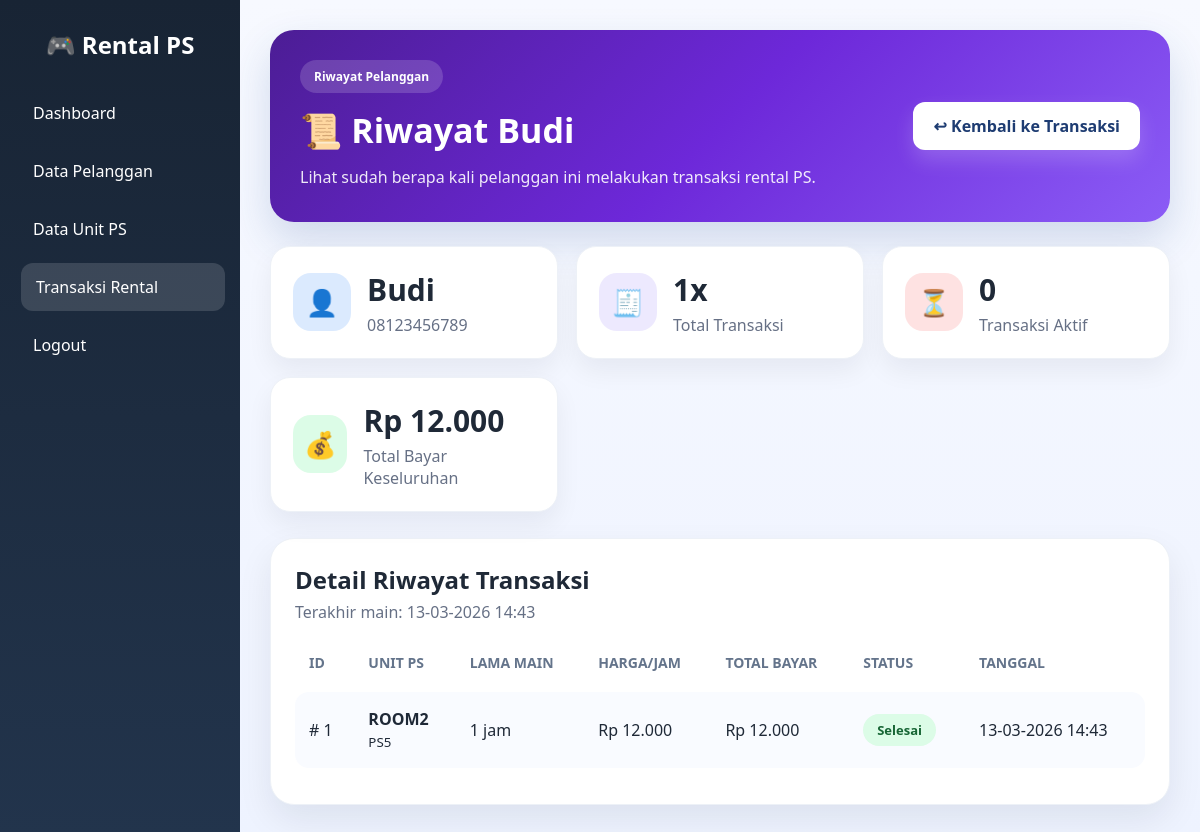
/riwayat_pelanggan.php?id=1 (signed in), run on the app's committed database.
### tables this page shows
CREATE TABLE `pelanggan` (
  `id_pelanggan` int(11) NOT NULL,
  `nama_pelanggan` varchar(100) DEFAULT NULL,
  `no_hp` varchar(20) DEFAULT NULL
);

CREATE TABLE `transaksi` (
  `id_transaksi` int(11) NOT NULL,
  `id_pelanggan` int(11) DEFAULT NULL,
  `id_unit` int(11) DEFAULT NULL,
  `lama_main` int(11) DEFAULT NULL,
  `harga` int(11) DEFAULT NULL,
  `total_bayar` int(11) DEFAULT NULL,
  `status_transaksi` varchar(20) DEFAULT NULL,
  `tanggal` datetime DEFAULT NULL
);

CREATE TABLE `unit_ps` (
  `id_unit` int(11) NOT NULL,
  `nama_unit` varchar(50) DEFAULT NULL,
  `tipe_ps` varchar(20) DEFAULT NULL,
  `harga_perjam` int(11) DEFAULT NULL,
  `status` varchar(20) DEFAULT NULL
);

### riwayat_pelanggan.php (the view, shortened to what this page needs)
<?php
include "koneksi.php";
$id = $_GET['id'];
$pelanggan = mysqli_query($koneksi, "
    SELECT
        p.*,
        COUNT(t.id_transaksi) AS total_transaksi,
        SUM(CASE WHEN t.status_transaksi='dipakai' THEN 1 ELSE 0 END) AS transaksi_aktif,
        SUM(CASE WHEN t.status_transaksi='selesai' THEN 1 ELSE 0 END) AS transaksi_selesai,
        COALESCE(SUM(t.total_bayar),0) AS total_pengeluaran,
        MAX(t.tanggal) AS terakhir_main
    FROM pelanggan p
    LEFT JOIN transaksi t ON p.id_pelanggan = t.id_pelanggan
    WHERE p.id_pelanggan='$id'
    GROUP BY p.id_pelanggan, p.nama_pelanggan, p.no_hp
");
$p = mysqli_fetch_assoc($pelanggan);
$riwayat = mysqli_query($koneksi, "
    SELECT
        t.*,
        u.nama_unit,
        u.tipe_ps
    FROM transaksi t
    JOIN unit_ps u ON t.id_unit = u.id_unit
    WHERE t.id_pelanggan='$id'
    ORDER BY t.id_transaksi DESC
");
?>
<!DOCTYPE html>
<html>
<head>
    <link rel="stylesheet" href="style.css?v=<?php echo time(); ?>">
</head>
<body>
    <div class="wrapper">
        <div class="sidebar">
            <h2>🎮 Rental PS</h2>
            <ul>
                <li><a href="dashboard.php">Dashboard</a></li>
                <li><a href="pelanggan.php">Data Pelanggan</a></li>
                <li><a href="unit_ps.php">Data Unit PS</a></li>
                <li><a href="transaksi.php" class="active">Transaksi Rental</a></li>
                <li><a href="logout.php">Logout</a></li>
            </ul>
        </div>
        <div class="main modern-main">
            <div class="page-hero transaksi-hero">
                <div>
                    <span class="hero-badge">Riwayat Pelanggan</span>
                    <h1>📜 Riwayat
                        <?php echo $p['nama_pelanggan']; ?>
                    </h1>
                    <p>Lihat sudah berapa kali pelanggan ini melakukan transaksi rental PS.</p>
                </div>
                <a href="transaksi.php" class="hero-action-btn">↩ Kembali ke Transaksi</a>
            </div>
            <div class="dashboard-stats-grid">
                <div class="dashboard-stat-card blue-soft">
                    <div class="dash-icon">👤</div>
                    <div>
                        <h3>
                            <?php echo $p['nama_pelanggan']; ?>
                        </h3>
                        <p>
                            <?php echo $p['no_hp']; ?>
                        </p>
                    </div>
                </div>
                <div class="dashboard-stat-card purple-soft">
                    <div class="dash-icon">🧾</div>
                    <div>
                        <h3>
                            <?php echo $p['total_transaksi']; ?>x
                        </h3>
                        <p>Total Transaksi</p>
                    </div>
                </div>
                <div class="dashboard-stat-card red-soft">
                    <div class="dash-icon">⏳</div>
                    <div>
                        <h3>
                            <?php echo $p['transaksi_aktif']; ?>
                        </h3>
                        <p>Transaksi Aktif</p>
                    </div>
                </div>
                <div class="dashboard-stat-card green-soft">
                    <div class="dash-icon">💰</div>
                    <div>
                        <h3>Rp
                            <?php echo number_format($p['total_pengeluaran'], 0, ',', '.'); ?>
                        </h3>
                        <p>Total Bayar Keseluruhan</p>
                    </div>
                </div>
            </div>
            <div class="modern-table-card">
                <div class="table-card-header">
                    <h3>Detail Riwayat Transaksi</h3>
                    <p>
                        Terakhir main:
                        <?php echo $p['terakhir_main'] ? date('d-m-Y H:i', strtotime($p['terakhir_main'])) : '-'; ?>
                    </p>
                </div>
                <div class="table-responsive">
                    <table class="modern-table">
                        <thead>
                            <tr>
                                <th>ID</th>
                                <th>Unit PS</th>
                                <th>Lama Main</th>
                                <th>Harga/Jam</th>
                                <th>Total Bayar</th>
                                <th>Status</th>
                                <th>Tanggal</th>
                            </tr>
                        </thead>
                        <tbody>
                            <?php if (mysqli_num_rows($riwayat) > 0) { ?>
                                <?php while ($r = mysqli_fetch_array($riwayat)) { ?>
                                    <tr>
                                        <td>#
                                            <?php echo $r['id_transaksi']; ?>
                                        </td>
                                        <td>
                                            <strong>
                                                <?php echo $r['nama_unit']; ?>
                                            </strong><br>
                                            <small>
                                                <?php echo $r['tipe_ps']; ?>
                                            </small>
                                        </td>
                                        <td>
                                            <?php echo $r['lama_main']; ?> jam
                                        </td>
                                        <td>Rp
                                            <?php echo number_format($r['harga'], 0, ',', '.'); ?>
                                        </td>
                                        <td>Rp
                                            <?php echo number_format($r['total_bayar'], 0, ',', '.'); ?>
                                        </td>
                                        <td>
                                            <?php if ($r['status_transaksi'] == 'dipakai') { ?>
                                                <span class="status-pill status-dipakai">Dipakai</span>
                                            <?php } else { ?>
                                                <span class="status-pill status-selesai">Selesai</span>
                                            <?php } ?>
                                        </td>
                                        <td>
                                            <?php echo date('d-m-Y H:i', strtotime($r['tanggal'])); ?>
                                        </td>
                                    </tr>
                                <?php } ?>
                            <?php } ?>
                        </tbody>
                    </table>
                </div>
            </div>
        </div>
    </div>
</body>
</html>

### style.css (style rules this page uses)
* { margin:0; padding:0; box-sizing:border-box; font-family:Segoe UI, sans-serif; }
body { background:#f4f7fb; color:#1f2937; }
a { text-decoration:none; }
.wrapper { display:flex; min-height:100vh; }
.sidebar { width:240px; min-height:100vh; background:linear-gradient(180deg,#182434,#22344c); color:white; padding:28px 18px; position:sticky; top:0; }
.sidebar h2 { text-align:center; margin-bottom:28px; font-size:24px; }
.sidebar ul { list-style:none; }
.sidebar ul li { margin-bottom:10px; }
.sidebar ul li a { color:white; display:block; padding:13px 15px; border-radius:12px; transition:0.25s; font-weight:500; }
.sidebar ul li a:hover, .sidebar ul li a.active { background:rgba(255,255,255,0.14); transform:translateX(3px); }
.main { flex:1; padding:30px; }
.modern-main { background:linear-gradient(180deg,#f7f9ff 0%, #eef3ff 100%); min-height:100vh; }
.hero-badge { display:inline-block; background:rgba(255,255,255,0.16); color:white; padding:8px 14px; border-radius:999px; font-size:12px; font-weight:700; margin-bottom:14px; }
.dashboard-hero, .page-hero, .form-hero { display:flex; justify-content:space-between; align-items:center; gap:20px; padding:30px; border-radius:24px; color:white; margin-bottom:24px; box-shadow:0 18px 40px rgba(38,78,145,0.18); }
.page-hero, .form-hero { background:linear-gradient(135deg,#23395d,#355c9a,#4facfe); }
.dashboard-hero h1, .page-hero h1, .form-hero h1 { font-size:34px; margin-bottom:10px; }
.dashboard-hero p, .page-hero p, .form-hero p { color:rgba(255,255,255,0.90); line-height:1.8; max-width:700px; }
.hero-action-btn { background:white; color:#1e3c72; padding:13px 20px; border-radius:12px; font-weight:700; white-space:nowrap; box-shadow:0 10px 20px rgba(255,255,255,0.18); transition:0.25s; }
.dashboard-stats-grid { display:grid; grid-template-columns:repeat(auto-fit,minmax(220px,1fr)); gap:18px; margin-bottom:26px; }
.dashboard-stat-card { display:flex; align-items:center; gap:16px; padding:22px; border-radius:20px; background:white; border:1px solid #edf1f7; box-shadow:0 12px 26px rgba(15,23,42,0.06); }
.dash-icon { width:58px; height:58px; border-radius:18px; display:flex; align-items:center; justify-content:center; font-size:26px; }
.dashboard-stat-card h3 { font-size:30px; margin-bottom:4px; }
.dashboard-stat-card p { color:#667085; }
.blue-soft .dash-icon { background:#dbeafe; }
.purple-soft .dash-icon { background:#ede9fe; }
.green-soft .dash-icon { background:#dcfce7; }
.red-soft .dash-icon { background:#fee2e2; }
.modern-table-card { background:white; border-radius:24px; padding:24px; box-shadow:0 15px 35px rgba(16,24,40,0.08); border:1px solid #edf1f7; }
.table-card-header { margin-bottom:18px; }
.table-card-header h3 { font-size:24px; margin-bottom:5px; }
.table-card-header p { color:#667085; }
.table-responsive { overflow-x:auto; }
table.modern-table { width:100%; border-collapse:separate; border-spacing:0 12px; }
table.modern-table thead th { background:none !important; color:#64748b !important; padding:0 14px 8px 14px !important; font-size:14px; font-weight:700; text-transform:uppercase; border:none; text-align:left; }
table.modern-table tbody td { padding:16px 14px !important; border:none !important; color:#1f2937; vertical-align:middle; background:#f9fbff; }
table.modern-table tbody tr td:first-child { border-radius:14px 0 0 14px; }
table.modern-table tbody tr td:last-child { border-radius:0 14px 14px 0; }
.transaksi-hero { background:linear-gradient(135deg,#4c1d95,#6d28d9,#8b5cf6); }
.status-pill { display:inline-block; padding:7px 14px; border-radius:999px; font-size:13px; font-weight:700; }
.status-selesai { background:#dcfce7; color:#166534; }

### data on the page
pelanggan: nama_pelanggan "Budi", no_hp "08123456789"
transaksi: id_transaksi "1", id_unit.nama_unit "ROOM2", id_unit.tipe_ps "PS5", lama_main "1", harga "12.000", total_bayar "12.000", status_transaksi "Selesai", tanggal "13-03-2026 14:43"

### other printed values
$p['total_transaksi'] "1"
$p['transaksi_aktif'] "0"
$p['total_pengeluaran'] "12.000"
date('d-m-Y H:i', strtotime($p['terakhir_main'])) "13-03-2026 14:43"
